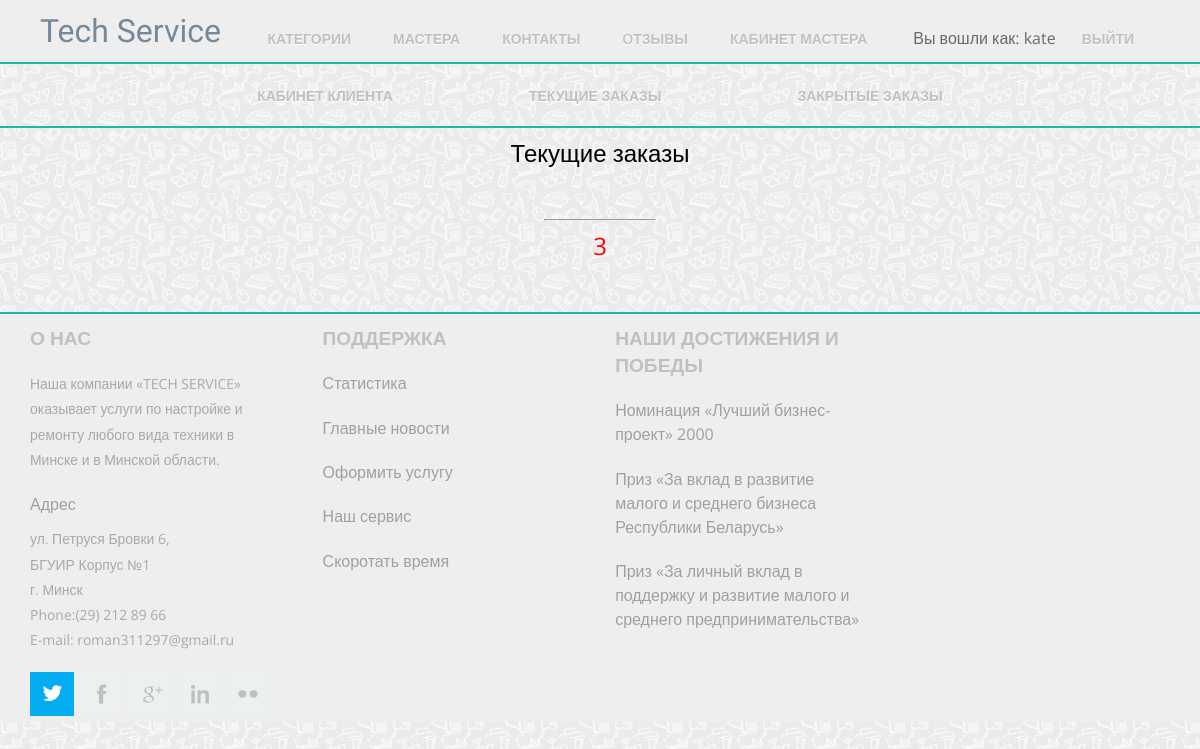
/client/current_orders/ (signed in), run on an earlier commit of the app's database.
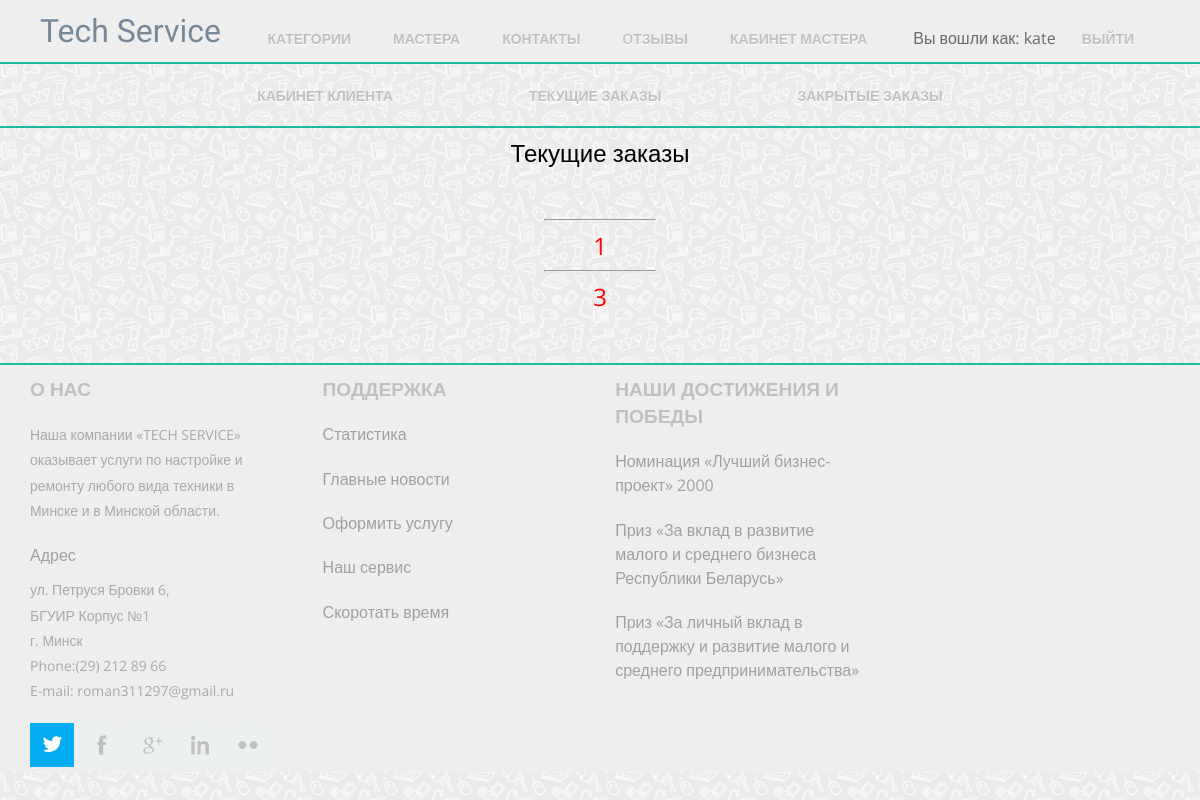
And on a later commit of the database.
### master_office/models.py (models this page shows, shortened)
class Order(models.Model):
    client = models.ForeignKey(User, on_delete=models.CASCADE)
    status = models.IntegerField(default=0)
    price = models.FloatField()
    begin_date = models.DateTimeField(auto_now=True)
    end_date = models.DateTimeField(blank=True, null=True)
    expected_date = models.DateTimeField(blank=True, null=True)
    rating = models.IntegerField(default=0, blank=True, null=True)
    feedback = models.TextField(blank=True, null=True)

### client_office/views.py (the view)
def current_orders(request):
    user = request.user
    args = {}
    args['user'] = user
    args['orders'] = Order.objects.filter(client_id=user.pk).filter(status=0)
    args['title'] = "Текущие заказы"
    return render(request, 'client_office/current_orders.html', args)

### client_office/templates/client_office/current_orders.html
{% extends "client_office/client_wrapper.html" %}
{% block client_content %}
    <h4 class="area-text-primary">{{ title }}</h4>
    <div class="orders">
        {% for order in orders %}
            <hr class="hr-small">
            <a class="area-text-primary" href="{% url 'client_office-detail' order.pk %}"><h3>{{ order.pk }}</h3></a>
        {% endfor %}
    </div>
{% endblock %}

### mainApp/templates/mainApp/wrapper.html (shortened to what the changed rows need)
<!DOCTYPE HTML>
<html>
<head>
    {% load static %}
    {% load static %}
    <link rel='stylesheet' href="{% static 'css/style.css' %}" type='text/css'>
</head>
<body>
<div class="header_bg">
    <div>
        <div class="header">
            <div class="logo">
                <h1 id="logo"><a class="link" href="{% url 'index' %}">Tech Service</a></h1>
            </div>
            <div class="h_right">
                <ul class="menu">
                    {% for i in user.groups.values_list %}
                        {% if "ServiceAdmin" in i %}
                            <li class="menu-item"><a href="/admin">Админ</a></li>
                        {% elif "ServiceMaster" in i %}
                            <li class="menu-item"><a href="{% url 'master_page' user.pk %}">Кабинет мастера</a></li>
                        {% endif %}
                    {% endfor %}
                </ul>
            </div>
        </div>
    </div>
</div>
<div id="main">
    {% block content %} {% endblock %}
</div>
</body>
</html>

What changed in the data, as far as the page shows it:
added Order: pk "1"
